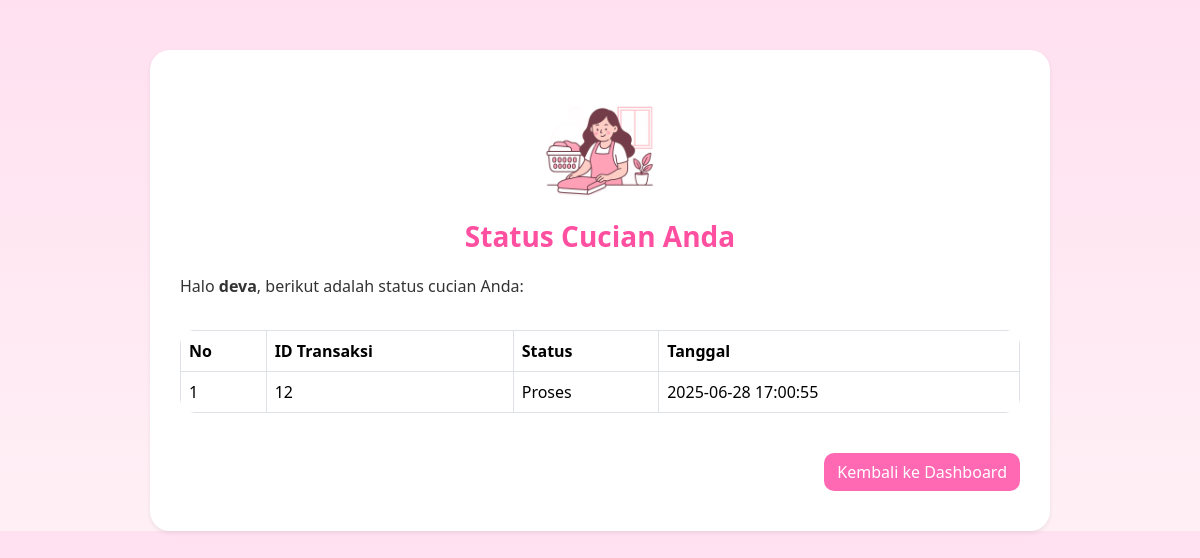
The page /user/status.php (signed in) on the database its author committed.
### tables this page shows
CREATE TABLE `transaksi` (
  `id` int(11) NOT NULL,
  `user_id` int(11) DEFAULT NULL,
  `layanan_id` int(11) DEFAULT NULL,
  `berat` float NOT NULL,
  `total` int(11) NOT NULL,
  `status` varchar(20) DEFAULT NULL,
  `status_id` int(11) DEFAULT NULL,
  `tanggal` timestamp NOT NULL DEFAULT current_timestamp(),
  `id_user` int(11) DEFAULT NULL
);

### user/status.php (the view, shortened to what this page needs)
<?php
include '../includes/db.php';
$username = $_SESSION['username'];
$user_id = $_SESSION['user_id'];
?>
<!DOCTYPE html>
<html lang="id">
<head>
    <link href="https://cdn.jsdelivr.net/npm/bootstrap@5.3.3/dist/css/bootstrap.min.css" rel="stylesheet">
</head>
<body>
<div class="container shadow-sm">
    <div class="status-header">
        <img src="../assets/images/logo.png" alt="Status Icon">
        <h3>Status Cucian Anda</h3>
    </div>
    <p>Halo <strong><?= htmlspecialchars($username) ?></strong>, berikut adalah status cucian Anda:</p>
    <?php
    $query = mysqli_query($conn, "SELECT * FROM transaksi WHERE user_id = '$user_id' ORDER BY tanggal DESC");
    if (mysqli_num_rows($query) > 0): ?>
        <div class="table-responsive">
            <table class="table table-bordered mt-3">
                <thead>
                    <tr>
                        <th>No</th>
                        <th>ID Transaksi</th>
                        <th>Status</th>
                        <th>Tanggal</th>
                    </tr>
                </thead>
                <tbody>
                    <?php $no = 1; while ($row = mysqli_fetch_assoc($query)): ?>
                    <tr>
                        <td><?= $no++ ?></td>
                        <td><?= htmlspecialchars($row['id']) ?></td>
                        <td><?= htmlspecialchars(ucfirst($row['status'])) ?></td>
                        <td><?= htmlspecialchars($row['tanggal']) ?></td>
                    </tr>
                    <?php endwhile; ?>
                </tbody>
            </table>
        </div>
    <?php else: ?>
        <p class="text-muted mt-4">Belum ada cucian yang terdaftar.</p>
    <?php endif; ?>
    <div class="text-end">
        <a href="dashboard.php" class="btn btn-back mt-4">Kembali ke Dashboard</a>
    </div>
</div>
</body>
</html>

### user/status.php (style rules this page uses)
body { background: linear-gradient(to bottom, #ffe0f0, #fff0f5); font-family: 'Segoe UI', sans-serif; padding-top: 50px; color: #333; }
.container { background: white; border-radius: 20px; padding: 40px 30px; box-shadow: 0 10px 30px rgba(255, 105, 180, 0.15); max-width: 900px; }
h3 { color: #ff4fa0; font-weight: bold; text-align: center; }
.btn-back { background-color: #ff69b4; color: white; border-radius: 10px; }
table th { background-color: #ffe6ef; color: #ff1493; }
.table { border-radius: 15px; overflow: hidden; }
.status-header { text-align: center; margin-bottom: 20px; }
.status-header img { max-width: 120px; margin-bottom: 10px; }

### rows shown on the page
transaksi: id "12", status "Proses", tanggal "2025-06-28 17:00:55"

### other values the page prints
$username "deva"
